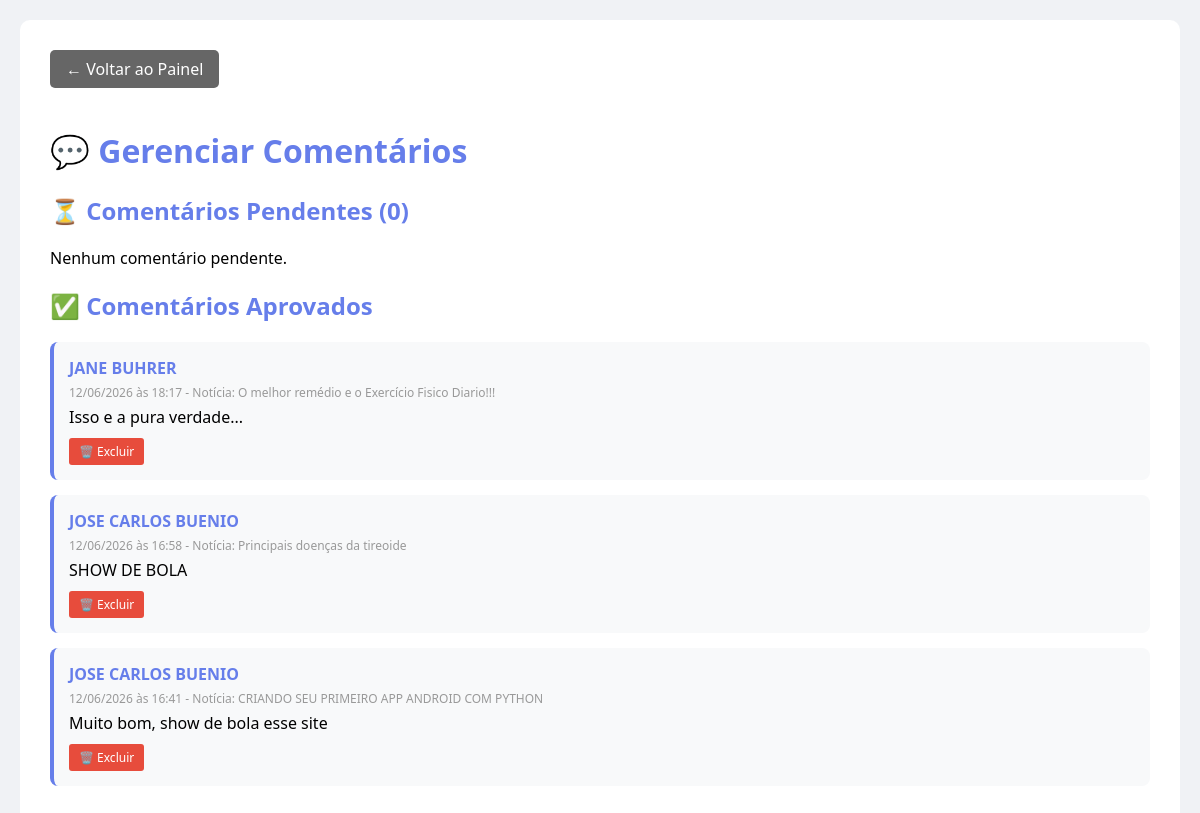
The page /admin/comentarios (signed in) on the database its author committed.
### app.py (models this page shows)
class Comentario(db.Model):
    id = db.Column(db.Integer, primary_key=True)
    noticia_id = db.Column(db.Integer, db.ForeignKey('noticia.id'), nullable=False)
    nome = db.Column(db.String(100), nullable=False)
    email = db.Column(db.String(100), nullable=True)
    conteudo = db.Column(db.Text, nullable=False)
    data = db.Column(db.DateTime, default=datetime.utcnow)
    aprovado = db.Column(db.Boolean, default=False)
    noticia = db.relationship('Noticia', backref=db.backref('comentarios', lazy=True))

class Noticia(db.Model):
    id = db.Column(db.Integer, primary_key=True)
    titulo = db.Column(db.String(200), nullable=False)
    conteudo = db.Column(db.Text, nullable=False)
    categoria = db.Column(db.String(50), nullable=False)  # 'tecnologia', 'saude', 'curiosidades'
    imagem = db.Column(db.String(200), nullable=True)
    video_url = db.Column(db.String(200), nullable=True)
    visualizacoes = db.Column(db.Integer, default=0)
    data_publicacao = db.Column(db.DateTime, default=datetime.utcnow)

### app.py (the view)
@app.route('/admin/comentarios')
def admin_comentarios():
    if not session.get('logged_in'):
        return redirect(url_for('login'))
    pendentes = Comentario.query.filter_by(aprovado=False).order_by(Comentario.data.desc()).all()
    aprovados = Comentario.query.filter_by(aprovado=True).order_by(Comentario.data.desc()).limit(50).all()
    return render_template('admin_comentarios.html', pendentes=pendentes, aprovados=aprovados)

### app.py (called while the page is built)
@app.context_processor
def utility_processor():
    return dict(converter_link_youtube=converter_link_youtube)

### templates/admin_comentarios.html (shortened to what this page needs)
<!DOCTYPE html>
<html lang="pt-br">
<head>
</head>
<body>
    <div class="container">
        <a href="/admin" class="btn-voltar">← Voltar ao Painel</a>
        <h1>💬 Gerenciar Comentários</h1>
        <h2>⏳ Comentários Pendentes ({{ pendentes|length }})</h2>
        {% for comentario in pendentes %}
        <div class="comentario">
            <div class="comentario-nome">{{ comentario.nome }}</div>
            <div class="comentario-data">{{ comentario.data.strftime('%d/%m/%Y às %H:%M') }} - Notícia: {{ comentario.noticia.titulo }}</div>
            <div class="comentario-conteudo">{{ comentario.conteudo }}</div>
            <div style="margin-top: 10px;">
                <a href="/admin/comentario/aprovar/{{ comentario.id }}" class="btn btn-success">✓ Aprovar</a>
                <a href="/admin/comentario/excluir/{{ comentario.id }}" class="btn btn-danger" onclick="return confirm('Tem certeza?')">✗ Excluir</a>
            </div>
        </div>
        {% else %}
        <p>Nenhum comentário pendente.</p>
        {% endfor %}
        <h2>✅ Comentários Aprovados</h2>
        {% for comentario in aprovados %}
        <div class="comentario">
            <div class="comentario-nome">{{ comentario.nome }}</div>
            <div class="comentario-data">{{ comentario.data.strftime('%d/%m/%Y às %H:%M') }} - Notícia: {{ comentario.noticia.titulo }}</div>
            <div class="comentario-conteudo">{{ comentario.conteudo }}</div>
            <div style="margin-top: 10px;">
                <a href="/admin/comentario/excluir/{{ comentario.id }}" class="btn btn-danger" onclick="return confirm('Tem certeza?')">🗑️ Excluir</a>
            </div>
        </div>
        {% else %}
        <p>Nenhum comentário aprovado ainda.</p>
        {% endfor %}
    </div>
</body>
</html>

### templates/admin_comentarios.html (style rules this page uses)
body { font-family: 'Segoe UI', Tahoma, Geneva, Verdana, sans-serif; background: #f0f2f5; margin: 0; padding: 20px; }
.container { max-width: 1200px; margin: 0 auto; background: white; border-radius: 10px; padding: 30px; }
h1, h2 { color: #667eea; }
.comentario { background: #f8f9fa; padding: 15px; margin-bottom: 15px; border-radius: 8px; border-left: 4px solid #667eea; }
.comentario-nome { font-weight: bold; color: #667eea; }
.comentario-data { font-size: 12px; color: #999; margin: 5px 0; }
.btn { display: inline-block; padding: 5px 10px; background: #667eea; color: white; text-decoration: none; border-radius: 3px; margin-right: 5px; font-size: 12px; }
.btn-danger { background: #e74c3c; }
.btn-voltar { display: inline-block; margin-bottom: 20px; padding: 8px 16px; background: #666; color: white; text-decoration: none; border-radius: 5px; }

### rows shown on the page
Comentario: nome "JANE BUHRER", data "12/06/2026 às 18:17", noticia.titulo "O melhor remédio e o Exercício Fisico Diario!!!", conteudo "Isso e a pura verdade..."
Comentario: nome "JOSE CARLOS BUENIO", data "12/06/2026 às 16:58", noticia.titulo "Principais doenças da tireoide", conteudo "SHOW DE BOLA"
Comentario: nome "JOSE CARLOS BUENIO", data "12/06/2026 às 16:41", noticia.titulo "CRIANDO SEU PRIMEIRO APP ANDROID COM PYTHON", conteudo "Muito bom, show de bola esse site"

### other values the page prints
{{ pendentes|length }} "0"
